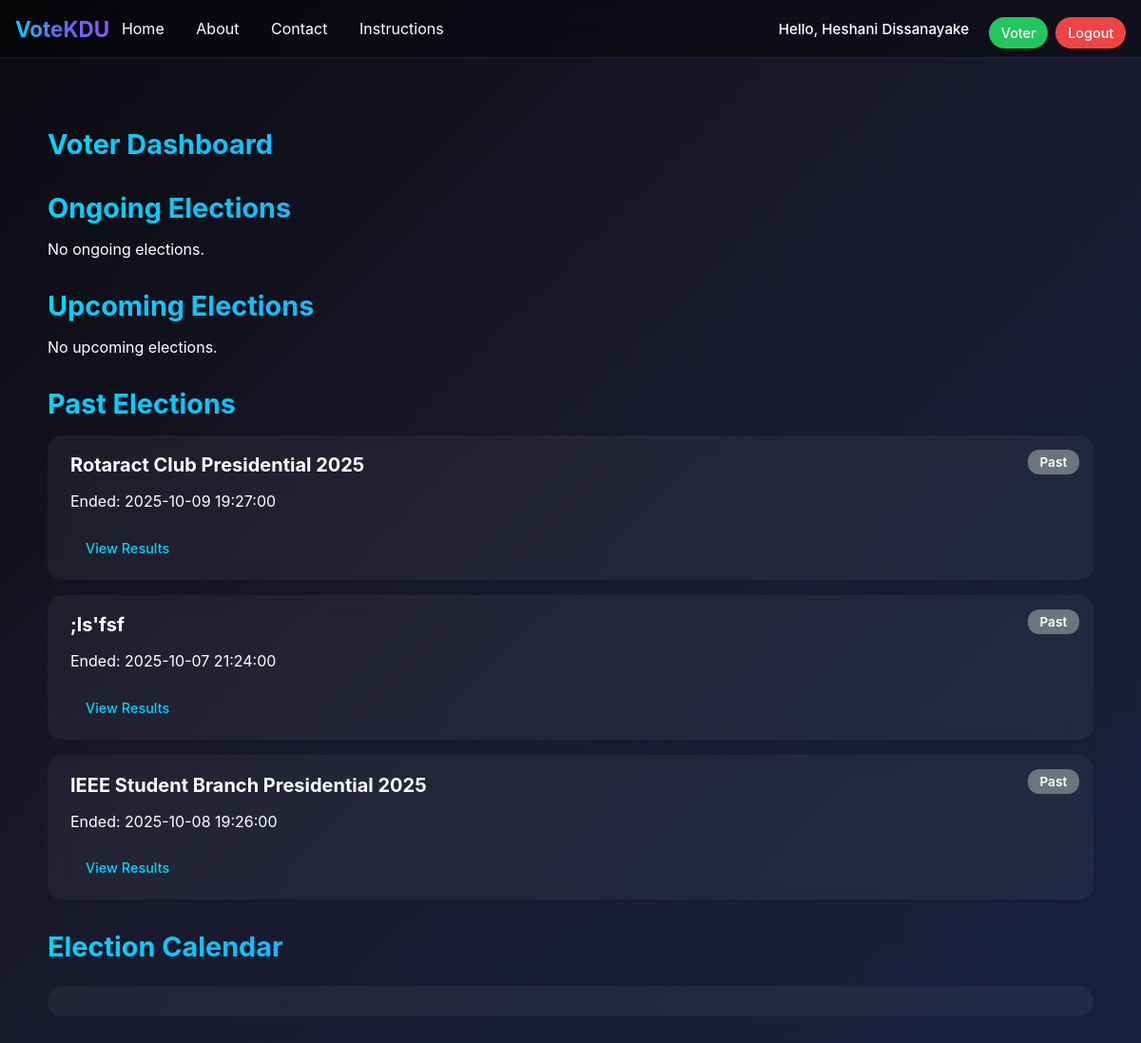
The app's page /voter/dashboard.php (signed in), older data.
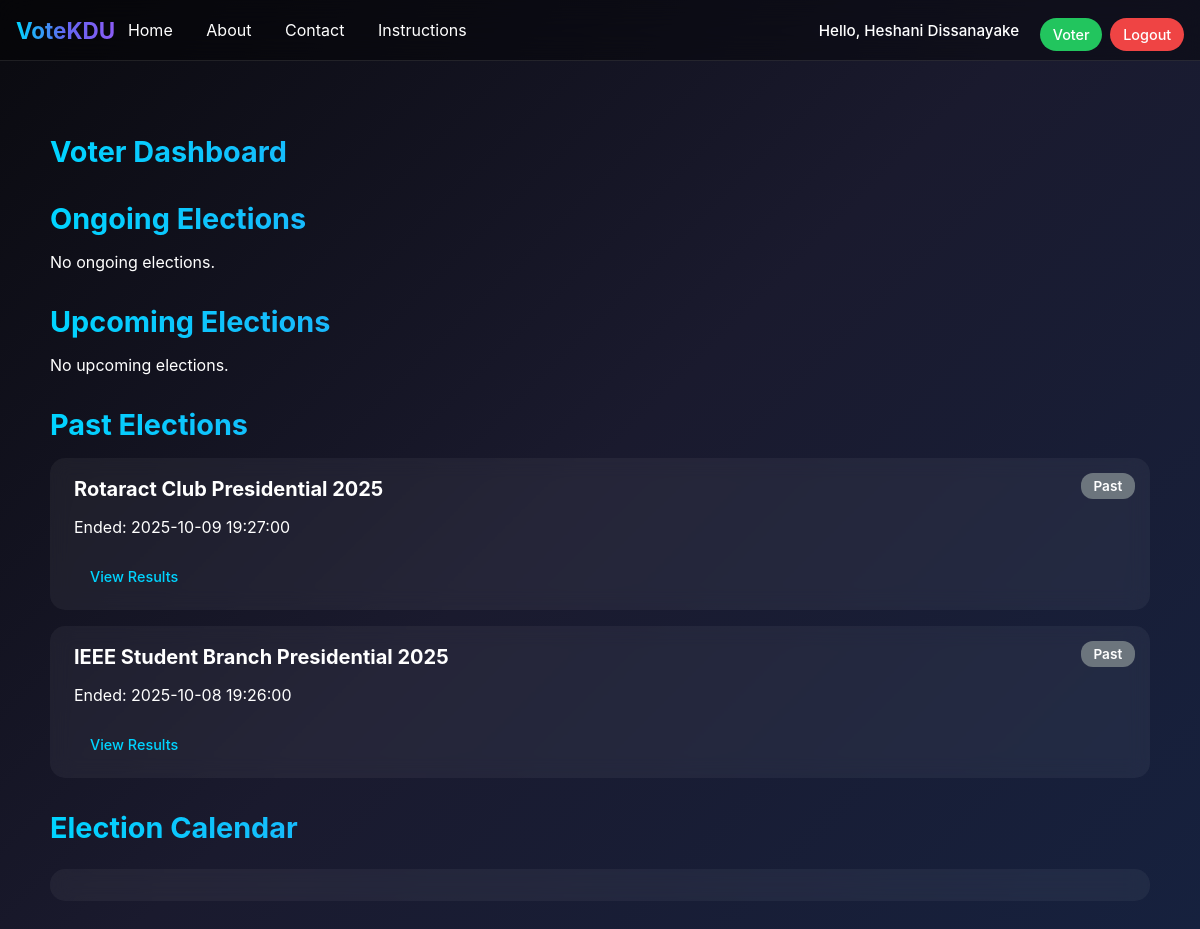
The same page, newer data.
### tables this page shows
CREATE TABLE `elections` (
  `id` int(11) NOT NULL,
  `title` varchar(255) NOT NULL,
  `description` text DEFAULT NULL,
  `start_datetime` datetime NOT NULL,
  `end_datetime` datetime NOT NULL,
  `is_active` tinyint(1) DEFAULT 0,
  `created_by` int(11) NOT NULL,
  `created_at` timestamp NOT NULL DEFAULT current_timestamp()
);

### helpers.php (called while the page is built, shortened)
<?php
function e($s) {
    return htmlspecialchars($s, ENT_QUOTES | ENT_HTML5, 'UTF-8');
}

### voter/dashboard.php (the view, shortened to what this page needs)
<?php
require_once __DIR__ . '/../init.php';
$now = date('Y-m-d H:i:s');
$stmt = $pdo->prepare("SELECT * FROM elections ORDER BY start_datetime DESC");
$stmt->execute();
$all = $stmt->fetchAll();
$ongoing = $upcoming = $past = [];
foreach ($all as $e) {
    if ($now < $e['start_datetime']) {
        $upcoming[] = $e;
    } elseif ($now >= $e['start_datetime'] && $now <= $e['end_datetime'] && $e['is_active']) {
        $ongoing[] = $e;
    } else {
        $past[] = $e;
    }
}
?>
<!doctype html>
<html lang="en">
<head>
  <link href="https://cdn.jsdelivr.net/npm/fullcalendar@6.1.8/main.min.css" rel="stylesheet">
</head>
<body>
<div id="tsparticles"></div>
<?php include __DIR__ . '/../_nav.php'; ?>
<div class="dashboard-container">
  <h1 class="section-title">Voter Dashboard</h1>
  <h3 class="section-title">Ongoing Elections</h3>
  <?php if ($ongoing): foreach ($ongoing as $e): ?>
    <div class="card">
      <span class="status-tag status-ongoing">Ongoing</span>
      <h5><?= e($e['title']) ?></h5>
      <p><?= e($e['description']) ?></p>
      <a class="btn btn-primary" href="/club_voting/voter/election.php?id=<?= e($e['id']) ?>">Vote / View</a>
    </div>
  <?php endforeach; else: ?>
    <p>No ongoing elections.</p>
  <?php endif; ?>
  <h3 class="section-title">Upcoming Elections</h3>
  <?php if ($upcoming): foreach ($upcoming as $e): ?>
    <div class="card">
      <span class="status-tag status-upcoming">Upcoming</span>
      <h5><?= e($e['title']) ?></h5>
      <p>Starts: <?= e($e['start_datetime']) ?></p>
    </div>
  <?php endforeach; else: ?>
    <p>No upcoming elections.</p>
  <?php endif; ?>
  <h3 class="section-title">Past Elections</h3>
  <?php if ($past): foreach ($past as $e): ?>
    <div class="card">
      <span class="status-tag status-past">Past</span>
      <h5><?= e($e['title']) ?></h5>
      <p>Ended: <?= e($e['end_datetime']) ?></p>
      <a class="btn btn-outline" href="/club_voting/voter/election.php?id=<?= e($e['id']) ?>">View Results</a>
    </div>
  <?php endforeach; else: ?>
    <p>No past elections.</p>
  <?php endif; ?>
  <h3 class="section-title">Election Calendar</h3>
  <div id="calendar"></div>
</div>
</body>
</html>

Row changes from the older to the newer data that the page shows:
removed elections: title ";ls'fsf", end_datetime "2025-10-07 21:24:00"
